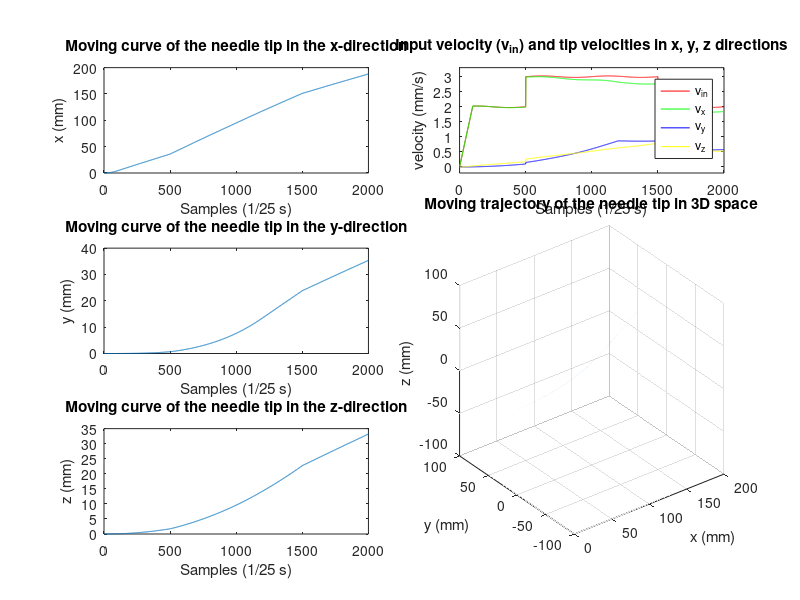

This figure's MATLAB source: (Note: this script raises an error after producing the figure.)
clc;clear all; close all
M = 1;
filter_rmse_ave = 0;
filter_vx_rmse_ave = 0;
x_US_rmse_ave = 0;
y_US_rmse_ave = 0;
lead_lag_ratio_ave = 0;

N = 2000;
t_squ=1:N;
samp_freq_US = 25; % Sampling Frequency for Ultrasound (Hz) 

%% ===== Simulating the moving trajectory of needle tip ===========
% set input velocity of needle
v_bias = 0.001*sin(t_squ/250*pi); % Velocity fluctuation term
v_input = 0.08*[(1:100)/100, ones(1,400), 1.5*ones(1,1000) ones(1,500)]+ v_bias;

% set x y z velocity of needle
vy_needle = v_input.*(1600*[t_squ(1:1200).^2/N^3 t_squ(1200)^2/N^3*ones(1,N-1200)]);
vz_needle = v_input.*(700*[t_squ(1:1500)/N^2 t_squ(1500)/N^2*ones(1,N-1500)]);
vx_needle = sqrt(v_input.^2 - vy_needle.^2 - vz_needle.^2);

% get x y z trajectories (true) of needle
x_needle=cumsum(vx_needle);
y_needle=cumsum(vy_needle);
z_needle=cumsum(vz_needle);

% ----- show the planned trajectories ----
figure('Position',[100,100,1200,800])
subplot(3,2,1)
plot(x_needle);
title('Moving curve of the needle tip in the x-direction');
xlabel('Samples (1/25 s)');
ylabel('x (mm)');
subplot(3,2,3)
plot(y_needle);
title('Moving curve of the needle tip in the y-direction');
xlabel('Samples (1/25 s)');
ylabel('y (mm)');
subplot(3,2,5)
plot(z_needle);
title('Moving curve of the needle tip in the z-direction');
xlabel('Samples (1/25 s)');
ylabel('z (mm)');

subplot(3,2,2)
plot(v_input*samp_freq_US,'r'); hold on
plot(vx_needle*samp_freq_US,'g');
plot(vy_needle*samp_freq_US,'b');
plot(vz_needle*samp_freq_US,'y');
legend('v_{in}','v_{x}', 'v_{y}', 'v_{z}');
title('Input velocity (v_{in}) and tip velocities in x, y, z directions');
xlabel('Samples (1/25 s)');
ylabel('velocity (mm/s)');
ylim([-0.2, 3.3]);

subplot(3,2,[4 6])
plot3(x_needle,y_needle, z_needle);hold on;
xlim([0, 200]);
ylim([-100, 100]);
zlim([-100, 100]);
title('Moving trajectory of the needle tip in 3D space');
xlabel('x (mm)');
ylabel('y (mm)');
zlabel('z (mm)');
grid on

%% Repeat M times for validations
for k = 1:M
    %=======
    tracking
    %=======
    
    disp(['No ', num2str(k), ': ', num2str([filter_rmse, x_US_rmse, y_US_rmse, lead_lag_ratio])]);
    filter_rmse_ave = filter_rmse_ave + filter_rmse;
    filter_vx_rmse_ave = filter_vx_rmse_ave + filter_vx_rmse;
    x_US_rmse_ave = x_US_rmse_ave + x_US_rmse;
    y_US_rmse_ave = y_US_rmse_ave + y_US_rmse;
    lead_lag_ratio_ave = lead_lag_ratio_ave + lead_lag_ratio;
end
filter_rmse_ave/M
filter_vx_rmse_ave*samp_freq_US/M
x_US_rmse_ave/M
y_US_rmse_ave/M
lead_lag_ratio_ave/M